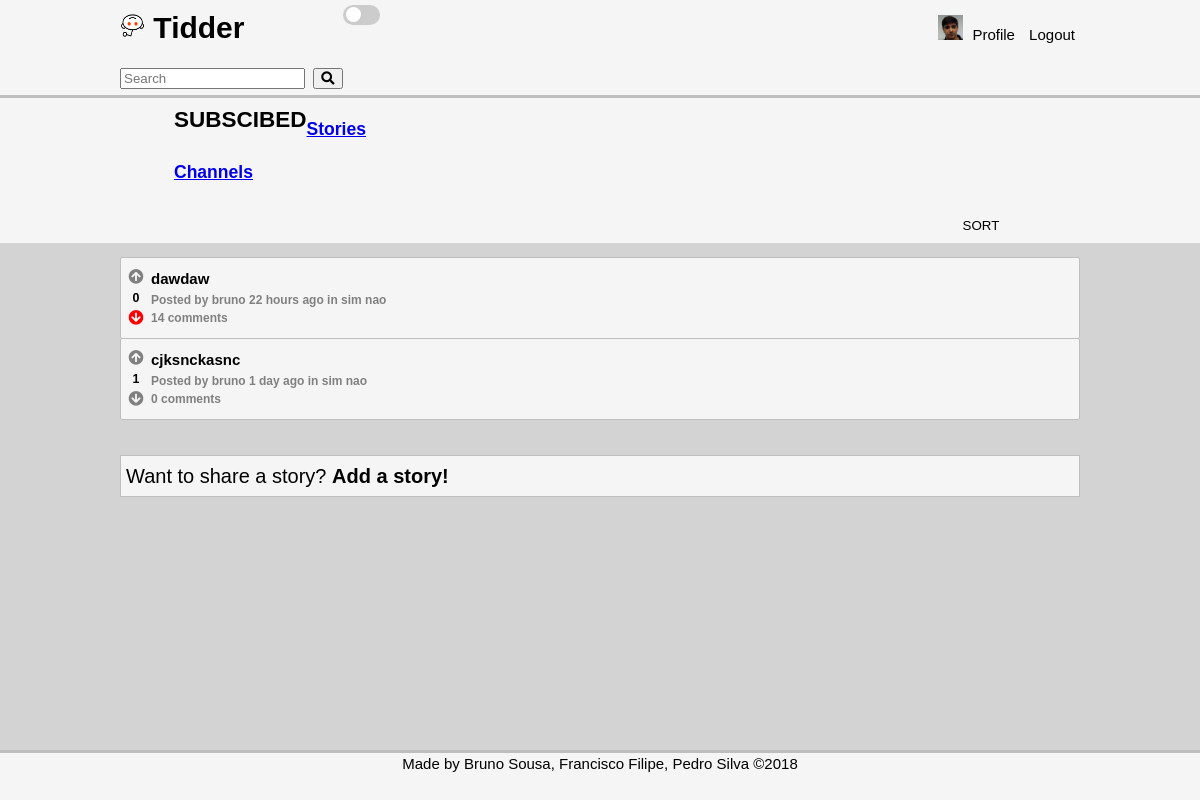
Page /pages/stories.php?subscribed=true (signed in) on the committed database.
### tables this page shows
CREATE TABLE opinion (
    opinion_id INTEGER NOT NULL PRIMARY KEY AUTOINCREMENT,
	parent_id INTEGER REFERENCES opinion(opinion_id),
    opinion_title VARCHAR,
    opinion_text VARCHAR NOT NULL,
	channel_id INTEGER REFERENCES channel,
	posted DATETIME NOT NULL,
    user_id INTEGER NOT NULL REFERENCES user
);

CREATE TABLE channel(
	channel_id INTEGER NOT NULL PRIMARY KEY AUTOINCREMENT,
	channel_name VARCHAR NOT NULL UNIQUE
);

### pages/stories.php (called while the page is built, shortened)
<?php
	include_once('../includes/date.php');
	include_once('../database/db_story.php');
	include_once('../database/db_user.php');
	include_once('../templates/tpl_common.php');
	include_once('../templates/tpl_stories.php');
	if(isset($_GET['subscribed']) && $_GET['subscribed'] == 'true'){
		$stories = array_reverse(getAllSubscribedStories($_SESSION['user_id']));
	}
	$now = time();
	for($i = 0; $i < count($stories); $i++){
		$stories[$i]['username'] = getUserName($stories[$i]['user_id']);
		$stories[$i]['score'] = getScore($stories[$i]['opinion_id']);
		$stories[$i]['comments']= getNumberComments($stories[$i]['opinion_id']);
		if(isset($_SESSION['user_id']))
			$stories[$i]['vote'] = getVote($stories[$i]['opinion_id'], $_SESSION['user_id']);
	}
	if(isset($_GET['subscribed']) && $_GET['subscribed'] == 'true'){
		$page = 'stories.php?subscribed=true';
	}
	else if(isset($_GET['channel'])){
		$page = 'stories.php?channel='.$_GET['channel'];
	}
	else $page = 'stories.php';
	draw_header(true);
	draw_stories($stories,true);
	draw_footer();
?>

### database/db_user.php (called while the page is built, shortened)
<?php
	function getUserName($user_id){
		$db = Database::instance()->db();
		$stmt = $db->prepare('SELECT username FROM user WHERE user_id = ?');
		$stmt->execute(array($user_id));
		return $stmt->fetch()['username'];
	}
	function getPicture($user_id, &$path, &$alt){
		$path = "../pictures/".$user_id.".jpeg";
		$alt = $user_id." Profile Pic";
		if(!file_exists($path))
			$path = "../pictures/".$user_id.".jpg";
		if(!file_exists($path))
			$path = "../pictures/".$user_id.".png";
	}
?>

### database/db_story.php (called while the page is built, shortened)
<?php
	function getAllSubscribedStories($user_id){
		$db = Database::instance()->db();
		$stmt = $db->prepare('SELECT * FROM opinion NATURAL JOIN subscription NATURAL JOIN channel WHERE parent_id IS NULL AND subscription.user_id = ?');
		$stmt->execute(array($user_id));
		return $stmt->fetchAll();
	}
?>

### includes/date.php (called while the page is built, shortened)
<?php
	function deltaTime($now, $date){
		$time = strtotime($date);
		$delta = $now - $time;
		if(!floor($delta/86400)){
			$time_word = (floor($delta/3600) == 1 ? ' hour ' : ' hours ');
			return floor($delta/3600).$time_word.'ago';
		}
		if(!floor($delta/2592000)){
			$time_word = (floor($delta/86400) == 1 ? ' day ' : ' days ');
			return floor($delta/86400).$time_word.'ago';
		}
		$time_word = (floor($delta/31104000) == 1 ? ' year ' : ' years ');
		return floor($delta/31104000).$time_word.'ago';
	}
?>

### templates/tpl_stories.php (the view, shortened to what this page needs)
<?php
	function draw_stories($stories, $not_profile){
		global $channel;?>
	<section id="stories">
	<header>
	<div class = "container">
		<?php if(isset($_GET['subscribed']) && $_GET['subscribed'] == 'true') { ?>
			<h2>Subscibed</h2>
			<h3><a href="stories.php">Stories</a></h3>
			<h3><a href="channels.php">Channels</a></h3>
		<?php } else if($channel) { ?>
			<h2><?='/c/'.$channel?></h2>
			<?php if(isset($_SESSION['user_id'])) {
					global $channel_id;
					global $subscribed;
					if($subscribed) { ?>
						<div class="unsubscribe" role="button" data-id="<?=$channel_id?>"><i class="fas fa-bell-slash"></i></div>
					<?php } else { ?>
						<div class="subscribe" role="button" data-id="<?=$channel_id?>"><i class="fas fa-bell"></i></div>
					<?php }
				} ?>
			<h3><a href="stories.php?subscribed=true">Subscibed</a></h3>
			<h3><a href="stories.php">Stories</a></h3>
			<h3><a href="channels.php">Channels</a></h3>
		<?php } else {?>
			<h2>Stories</h2>
			<h3><a href="stories.php?subscribed=true">Subscibed</a></h3>
			<h3><a href="channels.php">Channels</a></h3>
		<?php } ?>
			<?php if ($not_profile) { ?>
			<form method="post" action="../actions/action_sort_stories.php">
				<select name="sort" onchange="this.form.submit();">
					<option value="-1" hidden selected>SORT</option>
				</select>
			</form >
			<?php } ?>
		</div>
		</header>
		<div class = "container">
			<ol>
			<?php
				foreach($stories as $story)
					draw_story($story);
			?>
			</ol>
		</div>
		<?php if($not_profile){
			if(!isset($_SESSION['user_id'])) { ?>
				<p>Want to add a channel? <a href='../pages/login.php?redirect=<?=urlencode($page)?>'>Login</a> or <a href='../pages/signup.php?redirect=<?=urlencode($page)?>'>Signup</a></p>
		<?php } else if($channel){?>
			<footer>
				<p>Want to share a story? <a href="add_story.php?channel=<?=urlencode($channel)?>">Add a story!</a></p>
			</footer>
		<?php } else {?>
			<footer>
				<p>Want to share a story? <a href="add_story.php">Add a story!</a></p>
			</footer>
			<?php } ?>
		<?php } ?>
			</section>
<?php }
		function draw_story($story) {
		global $now;
		?>
		<li>
				<article class="story" data-id="<?=$story['opinion_id']?>">
					<div class = "votes-container">
							<div class = "votes">
								<div class="upvote" role="button" data-value="<?=$story['vote']?>"><i class="fas fa-arrow-circle-up"></i></div>
								<h5><?=$story['score']?></h5>
								<div class="downvote" role="button" data-value="<?=$story['vote']?>"><i class="fas fa-arrow-circle-down"></i></div>
							</div>
					</div>
					<div class = "storyinfo">
						<h3><a href="story.php?story_id=<?=$story['opinion_id']?>"><?=htmlentities($story['opinion_title'])?></a></h3>
						<h4>Posted by <a href="<?='profile.php?username='.urlencode($story['username'])?>"><?=$story['username']?></a>
							<?=deltaTime($now, $story['posted'])?>
							in <a href="<?='stories.php?channel='.urlencode($story['channel_name'])?>"><?=$story['channel_name']?></a></h4>
						<?php if($story['comments'] == 1){ ?>
							<h4><?=$story['comments']?> comment</h4>
						<?php } else { ?>
							<h4><?=$story['comments']?> comments</h4>
						<?php } ?>
					</div>
		   </article>
		</li>
    <?php } ?>

### templates/tpl_common.php (shortened to what this page needs)
<?php
include_once('../database/db_user.php');
function draw_header($isnt_login_signup) {
	global $page;
?>
<!DOCTYPE html>
<html lang="en-US">
<head>
	<link rel="stylesheet" href="https://use.fontawesome.com/releases/v5.5.0/css/all.css">
	<link rel="stylesheet" type="text/css" href="../css/style.css">
</head>
<body class = "light">
	<div class = "wrapper">
	<header>
		<div class = "container">
			<h1>
				<a href="../index.php">
					<img src="../pictures/default.jpg" alt="icon" width = "25" height = "25"> Tidder
				</a>
				<form method="get" action="../actions/action_search.php">
					<input type="text" name="search" placeholder="Search" required>
					<input type="submit" class="fa fa-input" value="&#xf002">
				</form>
			</h1>
			<label class = "switch">
				<span class = "slider round"></span>
			</label>
			<?php if(!isset($_SESSION['user_id'])) {
					if($isnt_login_signup) { ?>
					<nav>
						<ul>
							<li><a href='../pages/login.php?redirect=<?=urlencode($page)?>'>Login</a></li>
							<li><a href='../pages/signup.php?redirect=<?=urlencode($page)?>'>Signup</a></li>
						</ul>
					</nav>
			<?php }
			} else {
					$username = getUserName($_SESSION['user_id']);
					$profile_link = "../pages/profile.php?username=".urlencode($username); ?>
					<nav>
							<li><img src=<?=$path?> alt=<?=$alt?> width="25" height="25">
							<li><a href=<?=$profile_link?>>Profile</a></li>
							<li><a href='../actions/action_logout.php?redirect=<?=urlencode($page)?>'>Logout</a></li>
					</nav>
			<?php } ?>
		</div>
	</header>
<?php
}
function draw_footer() {?>
		</div>
		<footer>
			Made by <a href="https://github.com/Rekicho">Bruno Sousa</a>,
			<a href="https://github.com/CiscoFrisco">Francisco Filipe</a>,
			<a href="https://github.com/PedroMiguelSilva">Pedro Silva</a> &copy;2018
		</footer>
	</body>
</html>
<?php } ?>

### css/style.css (style rules this page uses)
:root { --main-bg-color: #eee; --section-login-bg-color: white; --section-login-border-color: #ddd; --section-login-footer-bg-color: #eef; --button-bg-color: #bbf; --button-hover-bg-color: #aaf; --grey-shade-0: #f9f9f9; --grey-shade-1: #f5f5f5; --grey-shade-1-5: #efefef; --grey-shade-2: #d3d3d3; --grey-shade-3: #bebebe; --grey-shade-4: #a9a9a9; --grey-shade-5: #808080; --grey-shade-6: #505050; }
html, body { height: 100%; margin: 0; }
.wrapper { min-height: 100%; margin-bottom: -50px; }
.wrapper:after { content: ""; display: block; height: 50px; }
body.light { --main-bg: var(--grey-shade-2); --writing-bg: var(--grey-shade-1); --hover-bg: var(--grey-shade-2); --border-color: var(--grey-shade-3); --main-font-color: black; }
body { background-color: var(--main-bg); font: 15px/1.5 Arial, Helvetica, sans-serif; padding: 0; position: relative; }
h2, h3, h5,p { color: var(--main-font-color); }
.container { width: 80%; margin: 0px auto; overflow: hidden; min-height: 100%; position: relative; }
body > .wrapper > header { background-color: var(--writing-bg); color: var(--main-font-color); padding-top: 5px; min-height: 50px; border-bottom: var(--border-color) 3px solid; }
body > .wrapper > header a { color: var(--main-font-color); text-decoration: none; }
body > .wrapper > header nav a { padding: 5px; }
body > .wrapper > header nav li { padding: 0px; }
body > .wrapper > header li { display: inline; padding: 0 20px; }
body > .wrapper > header h1 { float: left; margin: 0; }
body > .wrapper > header nav { float: right; margin-top: 10px; padding-left: 10px; }
body > .wrapper > #stories > header { padding-left: 5%; background-color: var(--writing-bg); }
body > .wrapper > #stories > header > .container > h2 { margin: 0; padding-top: 5px; color: var(--main-font-color); float: left; text-transform: uppercase; }
body > .wrapper > #stories > header > .container > form { float: right; padding-right: 5%; padding-top: 5px; }
body > .wrapper > #stories > header > .container > form option { background-color: var(--hover-bg); }
body > .wrapper > #stories > header > .container > form select { border: none; background-color: inherit; color: var(--main-font-color); -webkit-appearance: none; -moz-appearance: none; text-indent: 1px; text-overflow: ''; padding: 10px; text-align-last: center; }
body > footer { background-color: var(--writing-bg); border-top: var(--border-color) 3px solid; height:50px; text-align: center; color: var(--main-font-color); width: 100%; }
body > footer a { color: var(--main-font-color); text-decoration: none; }
ol { list-style-type: none; padding: 0; }
article.story { background-color: var(--writing-bg); position: relative; min-height: 80px; border-radius: 2px; border: var(--border-color) 1px solid; margin-top: -1px; }
.votes-container { position: absolute; float: left; width: 30px; display: flex; align-items: center; justify-content: center; flex-direction: column; margin-top: 5px; }
.votes-container h5 { padding: 0; margin: 0; text-align: center; }
article.story .storyinfo { padding: 10px; padding-left: 30px; overflow: hidden; }
article.story .storyinfo h3 { margin: 0; margin-right: 5px; font-size: 15px; }
article.story .storyinfo h3 a { color: var(--main-font-color); text-decoration: none; }
article.story .storyinfo h4 { color: var(--grey-shade-5); font-size: 12px; margin: 0; }
article.story .storyinfo h4 a { color: var(--grey-shade-5); text-decoration: none; font-size: 12px; }
#stories footer p { background-color: var(--writing-bg); margin-left: 10%; margin-right: 10%; font-size: 20px; border: 1px var(--border-color) solid; padding: 5px; }
#stories footer p a { text-decoration: none; color: var(--main-font-color); font-weight: bold; }
.fa-arrow-circle-down, .fa-arrow-circle-up { color: var(--grey-shade-5); }
.downvote[data-value="-1"] .fa-arrow-circle-down { color: red; }
.upvote { margin:0; padding:0; margin-top: 3px; }
.downvote { margin:0; padding:0; margin-bottom: 3px; }
.switch { position: relative; display: inline-block; width: 37px; height: 20px; }
.slider { position: absolute; cursor: pointer; top: 0; left: 0; right: 0; bottom: 0; background-color: #ccc; -webkit-transition: .4s; transition: .4s; }
.slider:before { position: absolute; content: ""; height: 15px; width: 15px; left: 3px; bottom: 3px; background-color: white; -webkit-transition: .4s; transition: .4s; }
.slider.round { border-radius: 34px; }
.slider.round:before { border-radius: 50%; }

### rows in the picture
opinion: $story['vote'] -1 (drawn), score "0", opinion_title "dawdaw", username "bruno", posted "22 hours ago", channel.channel_name "sim nao", comments "14"
opinion: user "1", opinion_title "cjksnckasnc", username "bruno", posted "1 day ago", channel.channel_name "sim nao", comments "0"
